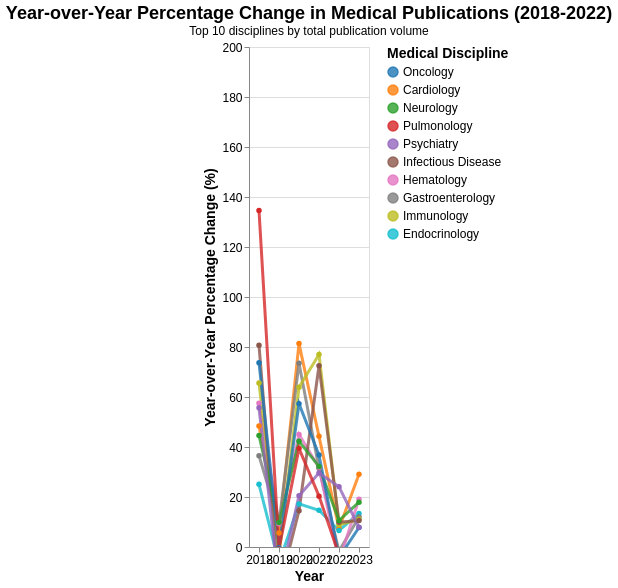

Describe this chart as a Vega-Lite specification.
### Vega-Lite specification from a JSON file in a GitHub repository (floating-point values rounded to 4 significant figures)
{"config": {"view": {"continuousWidth": 300, "continuousHeight": 300}, "axis": {"labelFontSize": 12, "titleFontSize": 14}, "legend": {"labelFontSize": 12, "orient": "right", "titleFontSize": 14}, "title": {"fontSize": 18}}, "layer": [{"mark": {"type": "line", "opacity": 0.8, "point": true, "strokeWidth": 3}, "encoding": {"color": {"field": "medgemma_extraction", "scale": {"domain": ["Oncology", "Cardiology", "Neurology", "Pulmonology", "Psychiatry", "Infectious Disease", "Hematology", "Gastroenterology", "Immunology", "Endocrinology"], "range": ["#1f77b4", "#ff7f0e", "#2ca02c", "#d62728", "#9467bd", "#8c564b", "#e377c2", "#7f7f7f", "#bcbd22", "#17becf"]}, "title": "Medical Discipline", "type": "nominal"}, "tooltip": [{"field": "medgemma_extraction", "title": "Discipline", "type": "nominal"}, {"field": "Anno", "title": "Year", "type": "ordinal"}, {"field": "articoli", "format": ",", "title": "Articles", "type": "quantitative"}, {"field": "anno_precedente", "format": ",", "title": "Previous Year", "type": "quantitative"}, {"field": "incremento", "format": ".1f", "title": "Change %", "type": "quantitative"}, {"field": "Totale_Articoli", "format": ",", "title": "Total Articles", "type": "quantitative"}], "x": {"axis": {"labelAngle": 0, "labelFontSize": 12}, "field": "Anno", "title": "Year", "type": "ordinal"}, "y": {"field": "incremento", "scale": {"domain": [0, 200]}, "title": "Year-over-Year Percentage Change (%)", "type": "quantitative"}}, "name": "view_3", "title": {"text": "Year-over-Year Percentage Change in Medical Publications (2018-2022)", "subtitle": "Top 10 disciplines by total publication volume"}}], "data": {"name": "data-4c1560db3ca8832052bc2f33f0af74b7"}, "height": 500, "params": [{"name": "param_7", "select": {"type": "interval", "encodings": ["x", "y"]}, "bind": "scales", "views": ["view_3"]}], "width": "container", "$schema": "https://vega.github.io/schema/vega-lite/v5.20.1.json", "datasets": {"data-4c1560db3ca8832052bc2f33f0af74b7": [{"medgemma_extraction": "Cardiology", "Anno": 2018, "articoli": 951, "Totale_Articoli": 13510, "anno_precedente": 641.0, "incremento": 48.36, "incremento_abs": 48.36, "ranking": 7.0}, {"medgemma_extraction": "Cardiology", "Anno": 2019, "articoli": 1004, "Totale_Articoli": 13510, "anno_precedente": 951.0, "incremento": 5.573, "incremento_abs": 5.573, "ranking": 4.0}, {"medgemma_extraction": "Cardiology", "Anno": 2020, "articoli": 1821, "Totale_Articoli": 13510, "anno_precedente": 1004.0, "incremento": 81.37, "incremento_abs": 81.37, "ranking": 1.0}, {"medgemma_extraction": "Cardiology", "Anno": 2021, "articoli": 2627, "Totale_Articoli": 13510, "anno_precedente": 1821.0, "incremento": 44.26, "incremento_abs": 44.26, "ranking": 3.0}, {"medgemma_extraction": "Cardiology", "Anno": 2022, "articoli": 2822, "Totale_Articoli": 13510, "anno_precedente": 2627.0, "incremento": 7.423, "incremento_abs": 7.423, "ranking": 5.0}, {"medgemma_extraction": "Cardiology", "Anno": 2023, "articoli": 3644, "Totale_Articoli": 13510, "anno_precedente": 2822.0, "incremento": 29.13, "incremento_abs": 29.13, "ranking": 1.0}, {"medgemma_extraction": "Endocrinology", "Anno": 2018, "articoli": 434, "Totale_Articoli": 3451, "anno_precedente": 347.0, "incremento": 25.07, "incremento_abs": 25.07, "ranking": 10.0}, {"medgemma_extraction": "Endocrinology", "Anno": 2019, "articoli": 406, "Totale_Articoli": 3451, "anno_precedente": 434.0, "incremento": -6.452, "incremento_abs": 6.452, "ranking": 8.0}, {"medgemma_extraction": "Endocrinology", "Anno": 2020, "articoli": 476, "Totale_Articoli": 3451, "anno_precedente": 406.0, "incremento": 17.24, "incremento_abs": 17.24, "ranking": 9.0}, {"medgemma_extraction": "Endocrinology", "Anno": 2021, "articoli": 546, "Totale_Articoli": 3451, "anno_precedente": 476.0, "incremento": 14.71, "incremento_abs": 14.71, "ranking": 10.0}, {"medgemma_extraction": "Endocrinology", "Anno": 2022, "articoli": 582, "Totale_Articoli": 3451, "anno_precedente": 546.0, "incremento": 6.593, "incremento_abs": 6.593, "ranking": 6.0}, {"medgemma_extraction": "Endocrinology", "Anno": 2023, "articoli": 660, "Totale_Articoli": 3451, "anno_precedente": 582.0, "incremento": 13.4, "incremento_abs": 13.4, "ranking": 4.0}, {"medgemma_extraction": "Gastroenterology", "Anno": 2018, "articoli": 355, "Totale_Articoli": 4415, "anno_precedente": 260.0, "incremento": 36.54, "incremento_abs": 36.54, "ranking": 9.0}, {"medgemma_extraction": "Gastroenterology", "Anno": 2019, "articoli": 389, "Totale_Articoli": 4415, "anno_precedente": 355.0, "incremento": 9.577, "incremento_abs": 9.577, "ranking": 2.0}, {"medgemma_extraction": "Gastroenterology", "Anno": 2020, "articoli": 675, "Totale_Articoli": 4415, "anno_precedente": 389.0, "incremento": 73.52, "incremento_abs": 73.52, "ranking": 2.0}, {"medgemma_extraction": "Gastroenterology", "Anno": 2021, "articoli": 887, "Totale_Articoli": 4415, "anno_precedente": 675.0, "incremento": 31.41, "incremento_abs": 31.41, "ranking": 7.0}, {"medgemma_extraction": "Gastroenterology", "Anno": 2022, "articoli": 872, "Totale_Articoli": 4415, "anno_precedente": 887.0, "incremento": -1.691, "incremento_abs": 1.691, "ranking": 7.0}, {"medgemma_extraction": "Gastroenterology", "Anno": 2023, "articoli": 977, "Totale_Articoli": 4415, "anno_precedente": 872.0, "incremento": 12.04, "incremento_abs": 12.04, "ranking": 5.0}, {"medgemma_extraction": "Hematology", "Anno": 2018, "articoli": 419, "Totale_Articoli": 4490, "anno_precedente": 266.0, "incremento": 57.52, "incremento_abs": 57.52, "ranking": 5.0}, {"medgemma_extraction": "Hematology", "Anno": 2019, "articoli": 458, "Totale_Articoli": 4490, "anno_precedente": 419.0, "incremento": 9.308, "incremento_abs": 9.308, "ranking": 3.0}, {"medgemma_extraction": "Hematology", "Anno": 2020, "articoli": 664, "Totale_Articoli": 4490, "anno_precedente": 458.0, "incremento": 44.98, "incremento_abs": 44.98, "ranking": 5.0}, {"medgemma_extraction": "Hematology", "Anno": 2021, "articoli": 875, "Totale_Articoli": 4490, "anno_precedente": 664.0, "incremento": 31.78, "incremento_abs": 31.78, "ranking": 6.0}, {"medgemma_extraction": "Hematology", "Anno": 2022, "articoli": 825, "Totale_Articoli": 4490, "anno_precedente": 875.0, "incremento": -5.714, "incremento_abs": 5.714, "ranking": 10.0}, {"medgemma_extraction": "Hematology", "Anno": 2023, "articoli": 983, "Totale_Articoli": 4490, "anno_precedente": 825.0, "incremento": 19.15, "incremento_abs": 19.15, "ranking": 2.0}, {"medgemma_extraction": "Immunology", "Anno": 2018, "articoli": 260, "Totale_Articoli": 3493, "anno_precedente": 157.0, "incremento": 65.61, "incremento_abs": 65.61, "ranking": 4.0}, {"medgemma_extraction": "Immunology", "Anno": 2019, "articoli": 252, "Totale_Articoli": 3493, "anno_precedente": 260.0, "incremento": -3.077, "incremento_abs": 3.077, "ranking": 7.0}, {"medgemma_extraction": "Immunology", "Anno": 2020, "articoli": 413, "Totale_Articoli": 3493, "anno_precedente": 252.0, "incremento": 63.89, "incremento_abs": 63.89, "ranking": 3.0}, {"medgemma_extraction": "Immunology", "Anno": 2021, "articoli": 731, "Totale_Articoli": 3493, "anno_precedente": 413.0, "incremento": 77.0, "incremento_abs": 77.0, "ranking": 1.0}, {"medgemma_extraction": "Immunology", "Anno": 2022, "articoli": 796, "Totale_Articoli": 3493, "anno_precedente": 731.0, "incremento": 8.892, "incremento_abs": 8.892, "ranking": 4.0}, {"medgemma_extraction": "Immunology", "Anno": 2023, "articoli": 884, "Totale_Articoli": 3493, "anno_precedente": 796.0, "incremento": 11.06, "incremento_abs": 11.06, "ranking": 6.0}, {"medgemma_extraction": "Infectious Disease", "Anno": 2018, "articoli": 524, "Totale_Articoli": 4594, "anno_precedente": 290.0, "incremento": 80.69, "incremento_abs": 80.69, "ranking": 2.0}, {"medgemma_extraction": "Infectious Disease", "Anno": 2019, "articoli": 435, "Totale_Articoli": 4594, "anno_precedente": 524.0, "incremento": -16.98, "incremento_abs": 16.98, "ranking": 10.0}, {"medgemma_extraction": "Infectious Disease", "Anno": 2020, "articoli": 498, "Totale_Articoli": 4594, "anno_precedente": 435.0, "incremento": 14.48, "incremento_abs": 14.48, "ranking": 10.0}, {"medgemma_extraction": "Infectious Disease", "Anno": 2021, "articoli": 859, "Totale_Articoli": 4594, "anno_precedente": 498.0, "incremento": 72.49, "incremento_abs": 72.49, "ranking": 2.0}, {"medgemma_extraction": "Infectious Disease", "Anno": 2022, "articoli": 944, "Totale_Articoli": 4594, "anno_precedente": 859.0, "incremento": 9.895, "incremento_abs": 9.895, "ranking": 3.0}, {"medgemma_extraction": "Infectious Disease", "Anno": 2023, "articoli": 1044, "Totale_Articoli": 4594, "anno_precedente": 944.0, "incremento": 10.59, "incremento_abs": 10.59, "ranking": 7.0}, {"medgemma_extraction": "Neurology", "Anno": 2018, "articoli": 1018, "Totale_Articoli": 11606, "anno_precedente": 704.0, "incremento": 44.6, "incremento_abs": 44.6, "ranking": 8.0}, {"medgemma_extraction": "Neurology", "Anno": 2019, "articoli": 1118, "Totale_Articoli": 11606, "anno_precedente": 1018.0, "incremento": 9.823, "incremento_abs": 9.823, "ranking": 1.0}, {"medgemma_extraction": "Neurology", "Anno": 2020, "articoli": 1591, "Totale_Articoli": 11606, "anno_precedente": 1118.0, "incremento": 42.31, "incremento_abs": 42.31, "ranking": 6.0}, {"medgemma_extraction": "Neurology", "Anno": 2021, "articoli": 2104, "Totale_Articoli": 11606, "anno_precedente": 1591.0, "incremento": 32.24, "incremento_abs": 32.24, "ranking": 5.0}, {"medgemma_extraction": "Neurology", "Anno": 2022, "articoli": 2327, "Totale_Articoli": 11606, "anno_precedente": 2104.0, "incremento": 10.6, "incremento_abs": 10.6, "ranking": 2.0}, {"medgemma_extraction": "Neurology", "Anno": 2023, "articoli": 2744, "Totale_Articoli": 11606, "anno_precedente": 2327.0, "incremento": 17.92, "incremento_abs": 17.92, "ranking": 3.0}, {"medgemma_extraction": "Oncology", "Anno": 2018, "articoli": 1659, "Totale_Articoli": 17513, "anno_precedente": 955.0, "incremento": 73.72, "incremento_abs": 73.72, "ranking": 3.0}, {"medgemma_extraction": "Oncology", "Anno": 2019, "articoli": 1654, "Totale_Articoli": 17513, "anno_precedente": 1659.0, "incremento": -0.3014, "incremento_abs": 0.3014, "ranking": 5.0}, {"medgemma_extraction": "Oncology", "Anno": 2020, "articoli": 2602, "Totale_Articoli": 17513, "anno_precedente": 1654.0, "incremento": 57.32, "incremento_abs": 57.32, "ranking": 4.0}, {"medgemma_extraction": "Oncology", "Anno": 2021, "articoli": 3559, "Totale_Articoli": 17513, "anno_precedente": 2602.0, "incremento": 36.78, "incremento_abs": 36.78, "ranking": 4.0}, {"medgemma_extraction": "Oncology", "Anno": 2022, "articoli": 3409, "Totale_Articoli": 17513, "anno_precedente": 3559.0, "incremento": -4.215, "incremento_abs": 4.215, "ranking": 9.0}, {"medgemma_extraction": "Oncology", "Anno": 2023, "articoli": 3675, "Totale_Articoli": 17513, "anno_precedente": 3409.0, "incremento": 7.803, "incremento_abs": 7.803, "ranking": 9.0}, {"medgemma_extraction": "Psychiatry", "Anno": 2018, "articoli": 696, "Totale_Articoli": 5736, "anno_precedente": 447.0, "incremento": 55.7, "incremento_abs": 55.7, "ranking": 6.0}, {"medgemma_extraction": "Psychiatry", "Anno": 2019, "articoli": 589, "Totale_Articoli": 5736, "anno_precedente": 696.0, "incremento": -15.37, "incremento_abs": 15.37, "ranking": 9.0}, {"medgemma_extraction": "Psychiatry", "Anno": 2020, "articoli": 710, "Totale_Articoli": 5736, "anno_precedente": 589.0, "incremento": 20.54, "incremento_abs": 20.54, "ranking": 8.0}, {"medgemma_extraction": "Psychiatry", "Anno": 2021, "articoli": 920, "Totale_Articoli": 5736, "anno_precedente": 710.0, "incremento": 29.58, "incremento_abs": 29.58, "ranking": 8.0}, {"medgemma_extraction": "Psychiatry", "Anno": 2022, "articoli": 1142, "Totale_Articoli": 5736, "anno_precedente": 920.0, "incremento": 24.13, "incremento_abs": 24.13, "ranking": 1.0}, {"medgemma_extraction": "Psychiatry", "Anno": 2023, "articoli": 1232, "Totale_Articoli": 5736, "anno_precedente": 1142.0, "incremento": 7.881, "incremento_abs": 7.881, "ranking": 8.0}, {"medgemma_extraction": "Pulmonology", "Anno": 2018, "articoli": 664, "Totale_Articoli": 5751, "anno_precedente": 283.0, "incremento": 134.6, "incremento_abs": 134.6, "ranking": 1.0}, {"medgemma_extraction": "Pulmonology", "Anno": 2019, "articoli": 659, "Totale_Articoli": 5751, "anno_precedente": 664.0, "incremento": -0.753, "incremento_abs": 0.753, "ranking": 6.0}, {"medgemma_extraction": "Pulmonology", "Anno": 2020, "articoli": 919, "Totale_Articoli": 5751, "anno_precedente": 659.0, "incremento": 39.45, "incremento_abs": 39.45, "ranking": 7.0}, {"medgemma_extraction": "Pulmonology", "Anno": 2021, "articoli": 1106, "Totale_Articoli": 5751, "anno_precedente": 919.0, "incremento": 20.35, "incremento_abs": 20.35, "ranking": 9.0}, {"medgemma_extraction": "Pulmonology", "Anno": 2022, "articoli": 1071, "Totale_Articoli": 5751, "anno_precedente": 1106.0, "incremento": -3.165, "incremento_abs": 3.165, "ranking": 8.0}, {"medgemma_extraction": "Pulmonology", "Anno": 2023, "articoli": 1049, "Totale_Articoli": 5751, "anno_precedente": 1071.0, "incremento": -2.054, "incremento_abs": 2.054, "ranking": 10.0}]}}
